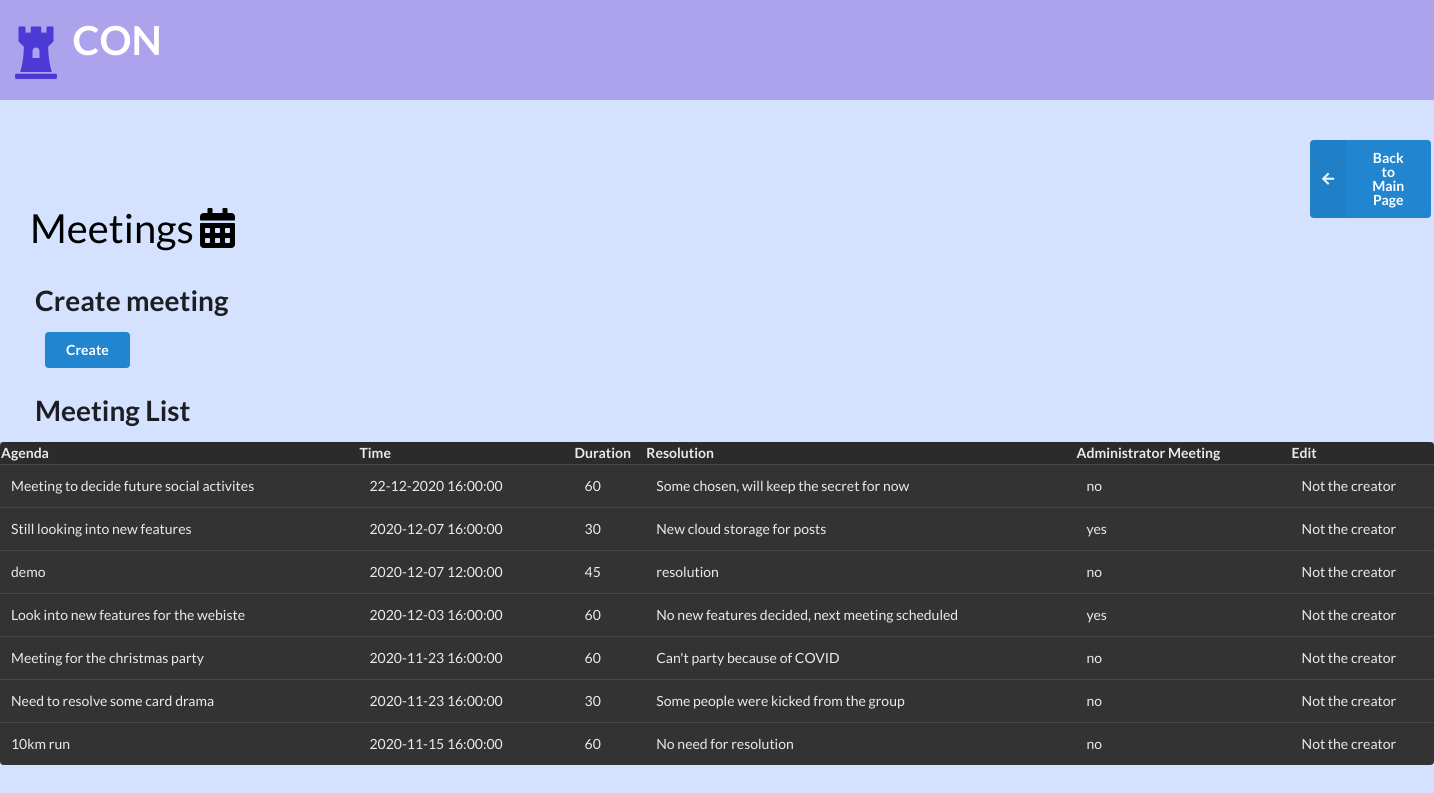
/lib/meeting.php (signed in), run on the app's committed database.
### tables this page shows
CREATE TABLE `meeting` (
                           `meetingID` int NOT NULL AUTO_INCREMENT,
                           `condoAssociationID` int DEFAULT NULL,
                           `administratorMeeting` tinyint(1) DEFAULT NULL,
                           `agenda` text,
                           `time` text NOT NULL,
                           `minutes` int DEFAULT NULL,
                           `resolution` text,
                           `creator` int DEFAULT NULL,
                           PRIMARY KEY (`meetingID`),
                           KEY `creator` (`creator`),
                           CONSTRAINT `meeting_ibfk_1` FOREIGN KEY (`creator`) REFERENCES `Users` (`userID`)
);

### lib/meeting.php (the view, shortened to what this page needs)
<?php
include('config.php');
?>
<!DOCTYPE html>
<html lang="en">
<head>
    <link rel="stylesheet" href="https://cdnjs.cloudflare.com/ajax/libs/semantic-ui/2.4.1/semantic.min.css">
</head>
<body style="background-color: #d5e2ff;">
<div style = "background-color:#aca3ec; height:100px; color:#4D39D6; padding:3px;"><b><br><i class="huge chess rook icon"></i></b><b align="middle" style="margin-bottom:10px; color:white; font-size:40px;">CON</b></div>
    <br><br>
<div align="right">
    <button style="margin-left:1310px" class="ui blue left labeled icon button" type="submit" name="back" onclick="window.location.href='welcome.php';">
        <i class="left arrow icon"></i>
        Back to Main Page
    </button>
</div>
<div>
    <a style="margin:30px; font-size: 40px; color:black;" class="item">
        Meetings<i class="calendar alternate icon"></i>
    </a>
</div>
    <h1 style="margin-left:35px;" >Create meeting</h1>
    <form action="meeting_function.php" method="post">
        <input style="margin-left:45px;" class="ui blue button" type="submit" value="Create" name="meetingButton" >
    </form>
    <h1 style="margin-left:35px;">Meeting List</h1>
    <table class="ui inverted table" style="width:100%">
        <col style="width:25%">
        <col style="width:15%">
        <col style="width:5%">
        <col style="width:30%">
        <col style="width:15%">
        <col style="width:10%">
        <tr>
            <th>Agenda</th>
            <th>Time</th>
            <th>Duration</th>
            <th>Resolution</th>
            <th>Administrator Meeting</th>
            <th>Edit</th>
        </tr>
        <?php
        $sql = "SELECT * FROM meeting ORDER BY time DESC";
        $row = mysqli_query($db, $sql);
        while($result = mysqli_fetch_array($row)){
            echo "<td>" . $result['agenda'] . "</td>";
            echo "<td>" . $result['time'] . "</td>";
            echo "<td>" . $result['minutes'] . "</td>";
            echo "<td>" . $result['resolution'] . "</td>";
            $admin = $result['administratorMeeting'] ? "yes" : "no";
            echo "<td>" . $admin . "</td>";
            $sql = "SELECT name FROM Users, meeting WHERE (meetingID=". $result['meetingID'] ." AND userID=". $_SESSION['ID'] ." AND creator=userID)";
            $x = mysqli_query($db,$sql);
            $temp = mysqli_num_rows($x);
            if($temp == 1 or $_SESSION['admin']){
                echo '<form action="meeting_function.php" method="post">';
                echo "<td><input class='ui button' type='submit' value='Edit' name='meetingButton'></td>";
                echo "<input type='hidden' name='meetingID' value='" . $result['meetingID'] . "'>";
                echo "</form>";
            }
            else{
                echo "<td>Not the creator</td>";
            }
        }
        ?>
    </table>
</body>
</html>

### data on the page
meeting: agenda "Meeting to decide future social activites", time "22-12-2020 16:00:00", minutes "60", resolution "Some chosen, will keep the secret for now", administratorMeeting "no"
meeting: agenda "Still looking into new features", time "2020-12-07 16:00:00", minutes "30", resolution "New cloud storage for posts", administratorMeeting "yes"
meeting: agenda "demo", time "2020-12-07 12:00:00", minutes "45", resolution "resolution", administratorMeeting "no"
meeting: agenda "Look into new features for the webiste", time "2020-12-03 16:00:00", minutes "60", resolution "No new features decided, next meeting scheduled", administratorMeeting "yes"
meeting: agenda "Meeting for the christmas party", time "2020-11-23 16:00:00", minutes "60", resolution "Can't party because of COVID", administratorMeeting "no"
meeting: agenda "Need to resolve some card drama", time "2020-11-23 16:00:00", minutes "30", resolution "Some people were kicked from the group", administratorMeeting "no"
meeting: agenda "10km run", time "2020-11-15 16:00:00", minutes "60", resolution "No need for resolution", administratorMeeting "no"
